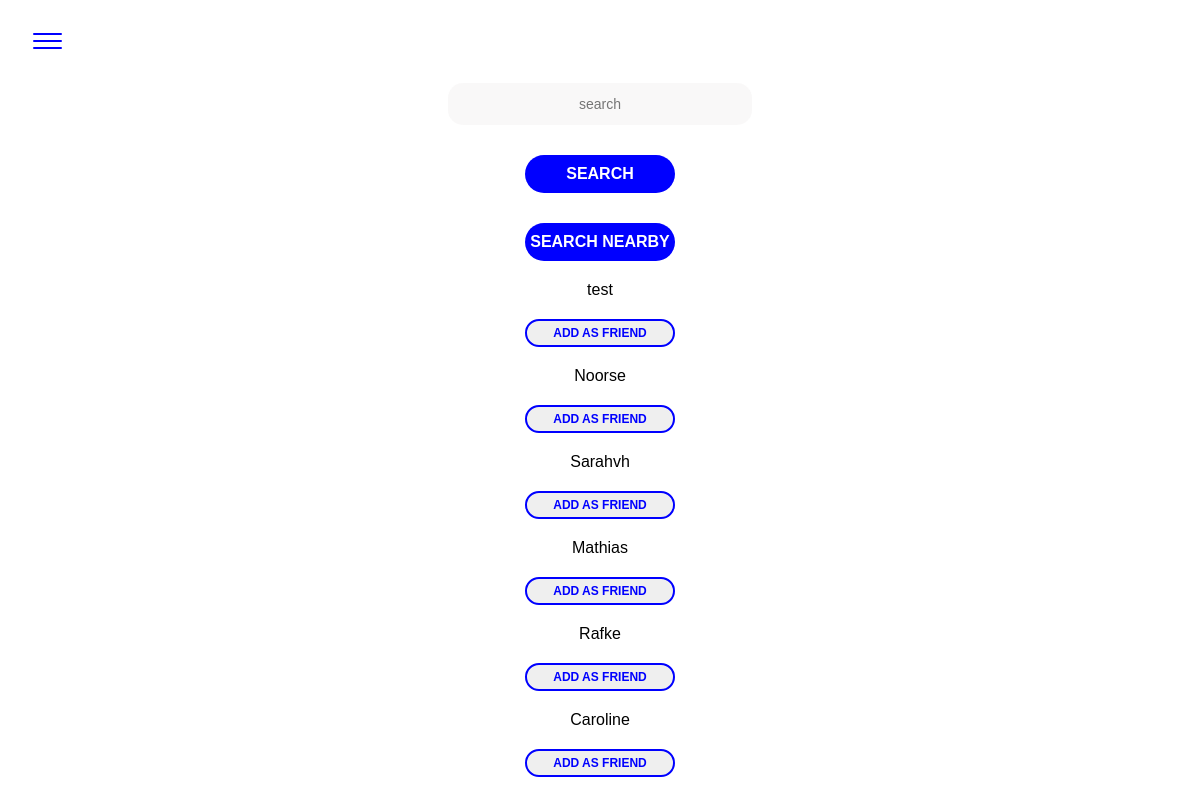
Before: /network.php with the older database file.
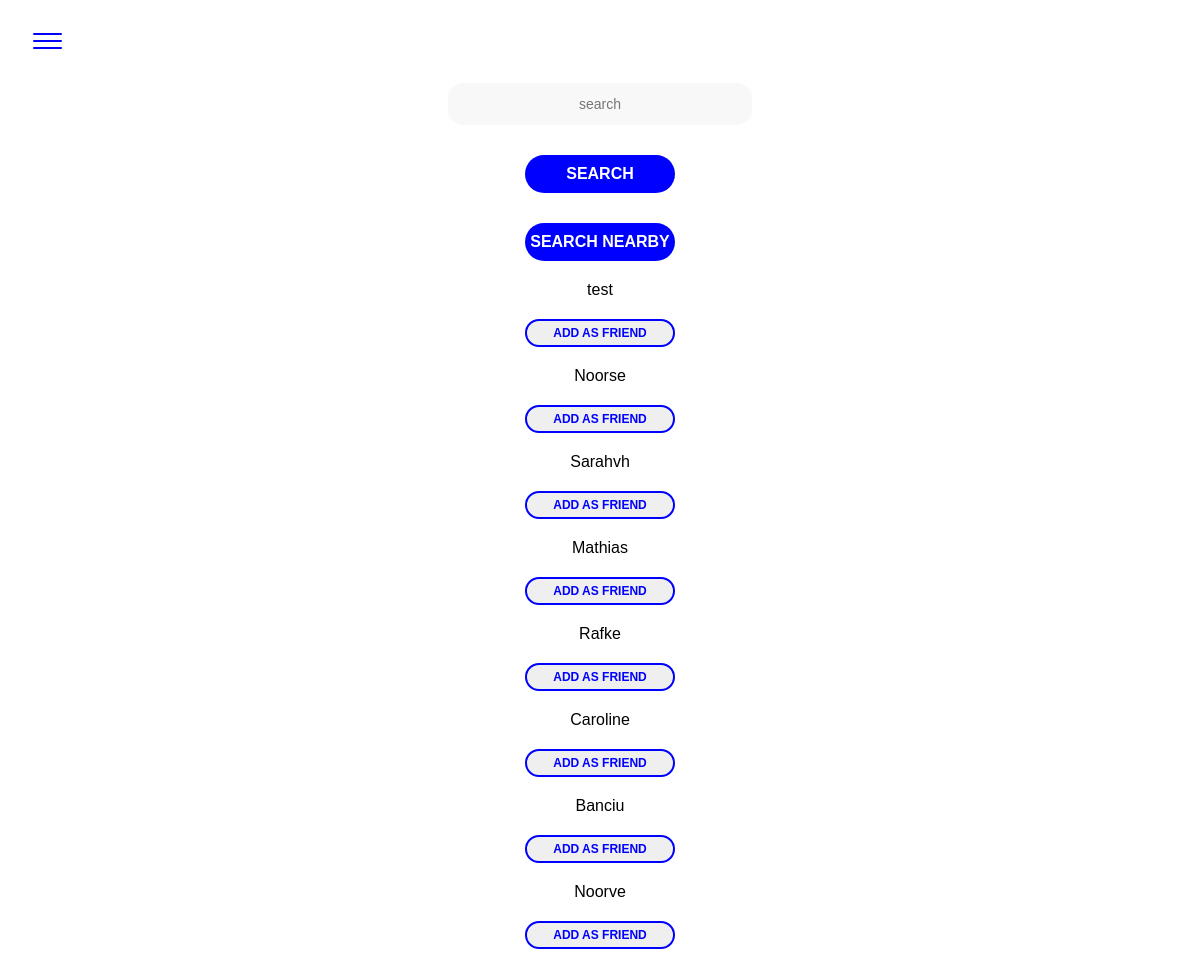
After: the same page with the newer database file.
### tables this page shows
CREATE TABLE `users` (
  `id` int(11) UNSIGNED NOT NULL,
  `firstname` varchar(255) DEFAULT NULL,
  `lastname` varchar(255) DEFAULT NULL,
  `username` varchar(255) DEFAULT NULL,
  `email` varchar(255) DEFAULT NULL,
  `password` varchar(255) DEFAULT NULL
);

### network.php (the view, shortened to what this page needs)
<!DOCTYPE html>
<html lang="en">
<head>
    <link rel="stylesheet" type="text/css" href="css/style.css">
</head>
<body>
<?php include_once 'nav.inc.php'; ?>
<?php
$pdo = Db::getInstance();
    $statement = $pdo->prepare('SELECT * FROM users');
    $statement->execute();
if ($statement->rowCount() > 0) {
    while ($fetch = $statement->fetch(PDO::FETCH_ASSOC)) {
        $id = $fetch['id'];
        $username = $fetch['username']; ?>
    <div>
    <?php
        if ($id != $_SESSION['uid']) {
            ?>
            <p class="label"><?php echo $username; ?></p>
    <div class="actions"><?php
            if (Friends::renderFriendShip($_SESSION['uid'], $id, 'isThereRequestPending') == 1) {
                ?>
                     <button class="request_pending btn--secondary" disabled>Request Pending</button>
                <?php
            } else {
                if (Friends::renderFriendShip($_SESSION['uid'], $id, 'isThereApprovalPending') == 1) {
                    ?>
                         <button class="friendBtn friendBtn<?php echo $id; ?> approve btn--primary" data-uid='<?php echo $id; ?>' data-type='approvefriend'>Approve</button>
                         <button class='friendBtn friendBtn<?php echo $id; ?> unfriend btn--secondary' data-uid='<?php echo $id; ?>' data-type='destroyfriend'>Ignore</button>
                    <?php
                } else {
                    if (Friends::renderFriendShip($_SESSION['uid'], $id, 'isThereFriendShip') == 0) {
                        ?>
                        <button class='friendBtn friendBtn<?php echo $id; ?> add btn--secondary' data-uid='<?php echo $id; ?>' data-type='addfriend'>Add as friend</button>
                    <?php
                    }
                }
            } ?>
            </div><?php
        } else {
        } ?>
    </div>
    <?php
    }
}
?>
</body>
</html>

Changed rows visible on the page:
added users: username "Banciu"
added users: username "Noorve"
